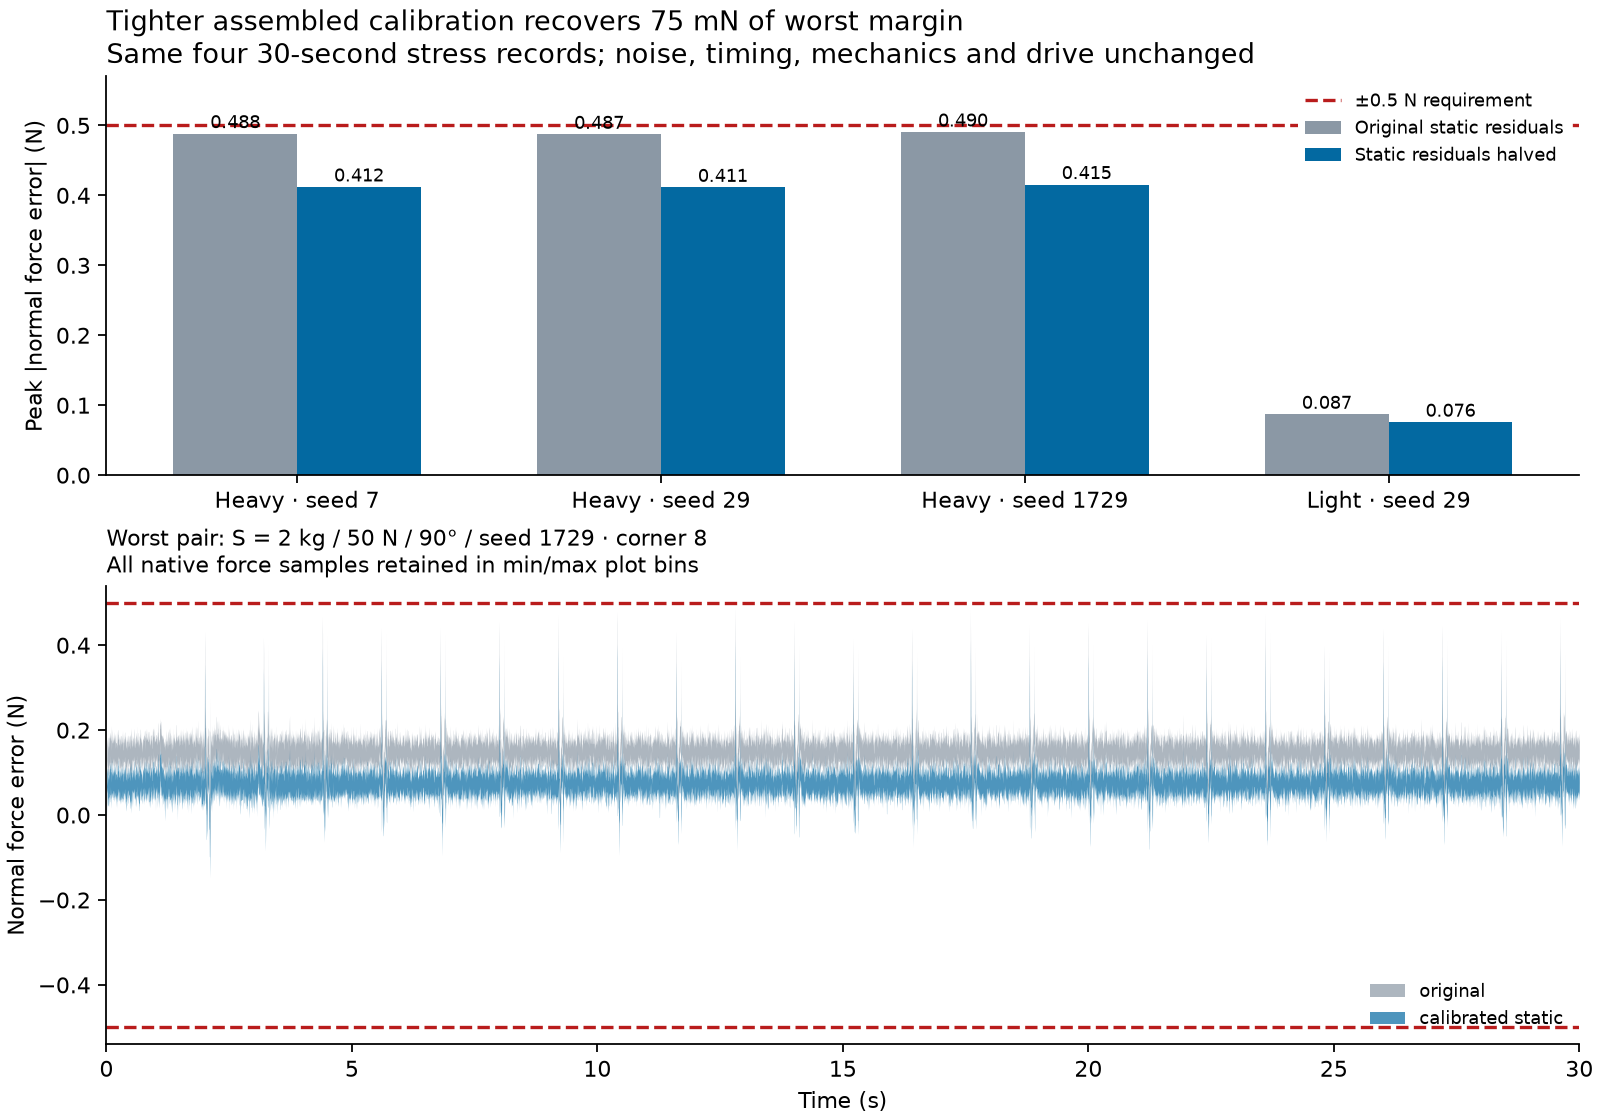

The script that saved this image:
#!/usr/bin/env python3
"""Export paired native calibration results and a portable frozen-input bundle.

No simulation occurs here. Full-history metrics come from executed native rows;
plots use min/max envelopes over every native point in each bin.
"""
from pathlib import Path
import csv
import hashlib
import json
import shutil
import sys

import matplotlib
matplotlib.use("Agg")
import matplotlib.pyplot as plt
import numpy as np
from scipy.io import loadmat

ROOT = Path(__file__).resolve().parent
ORIGINAL = ROOT / "inertial_uncertainty_v8_joint_long"
REFINED = ROOT / "inertial_uncertainty_v8_calibrated_static_long"
OS = "inertial_uncertainty_budget_repeated_20260930"
RS = "inertial_uncertainty_calibrated_static_long_20260930"
PREFIX = ROOT / "inertial_uncertainty_v8_calibration_refinement"
BUNDLE = ROOT / "inertial_uncertainty_v8_portable_inputs"
PROOF = ROOT / "normal_mass_controller_tmpfs_sdi_pilot_20260930_v8_results.json"


def sha(path):
    h = hashlib.sha256()
    with Path(path).open("rb") as stream:
        for block in iter(lambda: stream.read(1024 * 1024), b""):
            h.update(block)
    return h.hexdigest()


def binding(path):
    path = Path(path)
    return dict(file=str(path.relative_to(ROOT)), bytes=path.stat().st_size, sha256=sha(path))


def write_json(path, value):
    path.write_text(json.dumps(value, indent=2) + "\n")


def portable_wrapper(version, phase, prior):
    return f"""function report=run_{version}_long(storageMode)
% Relative-path rerun of the exact recorded recipe. Never use the instrumented
% inspection models as recipe inputs: the recipe adds residual instruments.
assert(~usejava('desktop'),'Run with matlab -batch, not the user desktop.');
if nargin<1,storageMode='tmpfs';end
here=fileparts(mfilename('fullpath'));
privateRoot=fullfile(getenv('HOME'),'.local','state','actuator-model');
if ~isfolder(privateRoot),mkdir(privateRoot);end
recipe=fullfile(here,'{version}','experiments');
addpath(recipe,'-begin');clear qualify_inertial_uncertainty;
out=fullfile(here,'rerun_output','{version}');
report=qualify_inertial_uncertainty(fullfile(here,'source'),out,'{phase}', ...
 fullfile(here,'source','normal_contact_trial_candidate.mat'),'accelerator', ...
 fullfile(here,'data','{prior}'),storageMode);
end
"""


def main(build_bundle=True):
    original_file, refined_file = ORIGINAL / f"{OS}_results.json", REFINED / f"{RS}_results.json"
    original, refined = (json.loads(p.read_text()) for p in (original_file, refined_file))
    assert original["status"] == refined["status"] == "complete"
    assert original["executed"] == refined["executed"] == 4
    assert original["sourceModelSha256"] == refined["sourceModelSha256"]
    assert original["candidateSha256"] == refined["candidateSha256"]
    assert original["sourceStillMatches"] and refined["sourceStillMatches"]
    assert original["privateSourceUnmodified"] and refined["privateSourceUnmodified"]
    assert original["sourceHelpersStillMatch"] and refined["sourceHelpersStillMatch"]
    assert all(g["passed"] and g["staticResidualCount"] == 16 and
               g["physicalAndTimingCoefficientsIdentical"] for g in refined["staticCalibrationGuard"])
    rows = []
    traces = []
    for before, after in zip(original["rows"], refined["rows"]):
        assert all(before[k] == after[k] for k in ("id", "seed", "value", "massS_actual_kg",
                    "reference_N", "angle_deg", "mu", "nativeSamples", "endTime_s",
                    "robotDelay_actual_s", "robotResponse_actual_s", "actualAAcutoff_Hz",
                    "actualPipelineDelay_s", "forceNoiseRms_N", "accelNoiseRms_m_s2", "positionNoiseRms_m"))
        rows.append(dict(caseId=before["id"], priorJointCaseId=before["value"],
                         massS_kg=before["massS_actual_kg"], reference_N=before["reference_N"],
                         orientation_deg=before["angle_deg"], seed=before["seed"],
                         originalPeakError_N=before["peakNormalForceError_N"],
                         calibratedStaticPeakError_N=after["peakNormalForceError_N"],
                         reduction_N=before["peakNormalForceError_N"]-after["peakNormalForceError_N"],
                         originalMargin_N=.5-before["peakNormalForceError_N"],
                         calibratedStaticMargin_N=.5-after["peakNormalForceError_N"],
                         originalPeakTime_s=before["peakNormalForceErrorTime_s"],
                         calibratedStaticPeakTime_s=after["peakNormalForceErrorTime_s"],
                         nativeSamples=before["nativeSamples"], passedOriginal=before["passed"],
                         passedCalibratedStatic=after["passed"]))
        traces.extend([dict(cohort=cohort, caseId=before["id"], **binding(row["nativeTrace"]))
                       for cohort, row in (("original", before), ("calibrated_static", after))])
    with PREFIX.with_suffix(".csv").open("w", newline="") as stream:
        writer = csv.DictWriter(stream, rows[0].keys()); writer.writeheader(); writer.writerows(rows)
    old_worst, new_worst = original["worstNormalForceError_N"], refined["worstNormalForceError_N"]
    summary = dict(status="complete", scope="Paired four30s stress-corner records,24 bumps per record; not a full-range refined uncertainty grid or continuous tolerance box.",
        metric="Maximum absolute true normal force error over all native samples including startup; each record has3000001 points. Contact/travel/current/incomplete and configured spring packing guards apply.",
        sourceModelSha256=original["sourceModelSha256"], candidateSha256=original["candidateSha256"],
        originalResults=binding(original_file), calibratedStaticResults=binding(refined_file),
        preparedConfigurations=binding(refined["preparedConfigurationsFile"]),
        originalInstrumentedModelSha256=original["privateModelSha256"],
        calibratedStaticInstrumentedModelSha256=refined["privateModelSha256"],
        exactExecutedRecipeHashes=dict(original=original["experimentSha256"], calibratedStatic=refined["experimentSha256"]),
        guards=refined["staticCalibrationGuard"], rows=rows, nativeTraces=traces,
        originalWorst_N=old_worst, calibratedStaticWorst_N=new_worst,
        originalMargin_N=.5-old_worst, calibratedStaticMargin_N=.5-new_worst,
        marginRecovered_N=old_worst-new_worst,
        staticTargets=dict(forceBias_N=.01, forceGainFraction=.0005, forceCrossTalkFraction=.0005,
            forceAndAccelFrame_deg=.05, accelerationBias_m_s2=.005, accelerationGainFraction=.0025,
            identifiedSAndBMassGainFraction=.0025, identifiedForceConstantGainFraction=.0025,
            positionGainFraction=.0005, identifiedScanGainFraction=.0005),
        unchanged="Same seed/noise amplitudes, ADC range/quantum, actual and identified AA/pipeline, actual robot mismatch, physical mechanics, identified k/c, controller,100us current response,24V supply and actual physical startup equilibrium. Assembled calibration targets; no improved sensor noise or new part is assumed.",
        prototypeLimit="These calibration residual targets require installed-system verification across load,orientation and temperature. RMS noise and manufacturer factory specifications do not demonstrate this assembled accuracy.")
    write_json(PREFIX.with_suffix(".json"), summary)

    old_plot = loadmat(ORIGINAL / f"{OS}_plot_traces.mat", simplify_cells=True)["plotTraces"]
    new_plot = loadmat(REFINED / f"{RS}_plot_traces.mat", simplify_cells=True)["plotTraces"]
    plt.rcParams.update({"font.size": 10, "axes.spines.top": False, "axes.spines.right": False})
    fig, axes = plt.subplots(2, 1, figsize=(10, 7), constrained_layout=True, gridspec_kw={"height_ratios": [1, 1.15]})
    x = np.arange(4); width = .34
    axes[0].bar(x-width/2, [r["originalPeakError_N"] for r in rows], width, color="#8b98a5", label="Original static residuals")
    axes[0].bar(x+width/2, [r["calibratedStaticPeakError_N"] for r in rows], width, color="#0369a1", label="Static residuals halved")
    axes[0].axhline(.5, color="#b91c1c", linestyle="--", label="±0.5 N requirement")
    axes[0].set_xticks(x, ["Heavy · seed 7", "Heavy · seed 29", "Heavy · seed 1729", "Light · seed 29"])
    axes[0].set_ylabel("Peak |normal force error| (N)"); axes[0].set_ylim(0, .57)
    axes[0].legend(loc="upper right", fontsize=8, frameon=True,
                   facecolor="white", framealpha=1, edgecolor="none")
    axes[0].set_title("Tighter assembled calibration recovers 75 mN of worst margin\nSame four 30-second stress records; noise, timing, mechanics and drive unchanged", loc="left")
    for i, row in enumerate(rows):
        for shift, key in ((-width/2, "originalPeakError_N"), (width/2, "calibratedStaticPeakError_N")):
            axes[0].text(i+shift, row[key]+.008, f"{row[key]:.3f}", ha="center", fontsize=8)
    envelope_files = []
    for cohort, plots, color in (("original", old_plot, "#8b98a5"), ("calibrated_static", new_plot, "#0369a1")):
        plot = plots[2]; ref = plot["row"]["reference_N"]
        low, high = plot["normalForceMinimum_N"]-ref, plot["normalForceMaximum_N"]-ref
        axes[1].fill_between(plot["time_s"], low, high, color=color, alpha=.7, linewidth=0, label=cohort.replace("_", " "))
        chart_path = PREFIX.with_name(PREFIX.name+f"_{cohort}_worst_envelope.csv")
        np.savetxt(chart_path, np.column_stack([plot["time_s"], low, high]), delimiter=",",
                   header="bin_start_s,minimum_normal_error_N,maximum_normal_error_N", comments="")
        envelope_files.append(binding(chart_path))
    axes[1].axhline(.5, color="#b91c1c", linestyle="--"); axes[1].axhline(-.5, color="#b91c1c", linestyle="--")
    axes[1].set(xlim=(0,30), ylim=(-.54,.54), xlabel="Time (s)", ylabel="Normal force error (N)")
    axes[1].set_title("Worst pair: S = 2 kg / 50 N / 90° / seed 1729 · corner 8\nAll native force samples retained in min/max plot bins", loc="left", fontsize=10)
    axes[1].legend(loc="lower right", frameon=False, fontsize=8)
    for suffix in ("svg", "png"):
        fig.savefig(PREFIX.with_suffix("."+suffix), dpi=160)
    plt.close(fig)
    summary["chartData"] = [binding(PREFIX.with_suffix(".csv")), *envelope_files]
    write_json(PREFIX.with_suffix(".json"), summary)

    if not build_bundle:
        manifest_file = BUNDLE / "manifest.json"
        manifest = json.loads(manifest_file.read_text())
        for entry in manifest["files"]:
            if entry["file"].startswith("chart_data/"):
                source = ROOT / Path(entry["file"]).name
                destination = BUNDLE / entry["file"]
                shutil.copyfile(source, destination)
                entry.update(bytes=destination.stat().st_size, sha256=sha(destination))
        manifest["visualReview"] = "Opaque white top legend prevents the requirement line crossing legend text; scientific data unchanged."
        write_json(manifest_file, manifest)
        print("Paired charts and portable chart bindings refreshed; frozen native inputs unchanged.")
        return

    # The portable bundle is an immutable input/recipe snapshot, not another
    # executed cohort. Large native histories remain separately retained.
    BUNDLE.mkdir(exist_ok=False)
    entries = []
    def copy(source, relative, role, expected=None):
        source, destination = Path(source), BUNDLE / relative
        actual = sha(source)
        if expected:
            assert actual == expected, f"Recorded source changed: {source}"
        destination.parent.mkdir(parents=True, exist_ok=True)
        shutil.copyfile(source, destination)
        assert sha(destination) == actual
        entries.append(dict(file=relative, role=role, bytes=destination.stat().st_size, sha256=actual))
    source = Path(original["sourceModel"]).parent
    copy(original["sourceModel"], "source/acf_force_control_normal_trial.slx", "Uninstrumented native source used by both exact recipes", original["sourceModelSha256"])
    copy(original["candidateFile"], "source/normal_contact_trial_candidate.mat", "Explicit final selected nominal candidate", original["candidateSha256"])
    for helper in original["helperSources"]:
        copy(source / "helpers" / helper["file"], "source/helpers/"+helper["file"], "Frozen native preparation/run/metric helper", helper["sha256"])
    for version, report in (("original", original), ("calibrated", refined)):
        copy(report["privateModel"], f"models/{version}_long_instrumented.slx", "Executed instrumented native diagram; inspection only", report["privateModelSha256"])
        copy(report["experimentSnapshot"], f"{version}/experiments/qualify_inertial_uncertainty.m", "Exact executed recipe snapshot", report["experimentSha256"])
        copy(PROOF, f"{version}/validation/{PROOF.name}", "Required storage-only bitwise proof for tmpfs execution", report["storageOnlyProof"]["sha256"])
    for folder, stem in ((ORIGINAL, OS), (REFINED, RS)):
        for suffix in ("results.mat", "results.json", "rows.csv", "plot_traces.mat", "storage_cleanup.json"):
            copy(folder / f"{stem}_{suffix}", "data/"+f"{stem}_{suffix}", "Recorded configurations, scalar metrics or complete-force plot envelope")
    for suffix in ("results.mat", "results.json", "rows.csv"):
        file=ROOT / "inertial_uncertainty_v8_joint" / f"inertial_uncertainty_budget_joint_20260930_{suffix}"
        copy(file, "data/"+file.name, "Prior executed60-corner inputs from which the original4 worst cases were selected")
    copy(refined["preparedConfigurationsFile"], "data/"+Path(refined["preparedConfigurationsFile"]).name, "Four prepared tighter-static configurations frozen before first native simulation", refined["preparedConfigurationsSha256"])
    for p in (PREFIX.with_suffix(".json"), PREFIX.with_suffix(".csv"), PREFIX.with_suffix(".svg"), PREFIX.with_suffix(".png"),
              *[ROOT/e["file"] for e in envelope_files]):
        copy(p, "chart_data/"+p.name, "Paired source-backed chart, scalar data or complete-force envelope")
    for version in ("original", "calibrated"):
        phase = "budget_repeated" if version == "original" else "calibrated_static_long"
        prior = "inertial_uncertainty_budget_joint_20260930_results.mat" if version == "original" else f"{OS}_results.mat"
        wrapper = BUNDLE / f"run_{version}_long.m"
        wrapper.write_text(portable_wrapper(version, phase, prior))
        entries.append(dict(file=wrapper.name, role="Relative-path launch wrapper; invokes unchanged exact recipe", bytes=wrapper.stat().st_size, sha256=sha(wrapper)))
    readme = BUNDLE / "README.md"
    readme.write_text("""# Reproduce the paired calibration records

This folder is portable after ZIP extraction. The two recipes are the exact
snapshots executed for the original and tighter-static four30-second cohorts.
Use the uninstrumented source in `source/`; the instrumented diagrams in
`models/` are retained for inspection and must not be instrumented again.
Selected native full histories remain separately retained; the manifest binds
their original paths and hashes without copying all eight large files here.

Requirements: Linux MATLAB R2026b with Simulink, GNU `sha256sum`, the usual C
compiler for Accelerator, at least12GiB available RAM,10GiB free persistent
storage, and adequate `/dev/shm` capacity. Run only one worker at a time. The
native source, selected parameters, helpers and recipe hashes are bound in
`manifest.json`. Recorded absolute paths in retained JSON are original-host
provenance; the wrappers resolve their actual inputs relative to this folder.

From this extracted folder, with MATLAB on PATH:

```sh
mkdir -p private_preferences
MATLAB_PREFDIR="$PWD/private_preferences" matlab -batch 'run_original_long'
MATLAB_PREFDIR="$PWD/private_preferences" matlab -batch 'run_calibrated_long'
```

Each command calls its exact recipe with explicit source/candidate/prior files,
Accelerator mode and tmpfs SDI. It creates a private clone/cache/code/SDI and
writes new evidence to `rerun_output/original/` or `rerun_output/calibrated/`.
Existing results are never overwritten. The native source/candidate/16 helper
hashes must match the recorded storage-only bitwise proof. Each process restores
its SDI preferences and removes only its own newly created temporary SDI folder.
The source of the second command is the recorded original4 configurations in
`data/`; rerunning the first command is not a prerequisite for the second.

For disk-backed SDI instead, call `run_original_long('disk')` or
`run_calibrated_long('disk')` in a batch expression. Disk versus tmpfs was
qualified as a storage-only, full-history bitwise change for this native source
and candidate; it does not change equations, control, solver or scoring.

The tighter cohort halves exactly16 static residuals. It retains identical
noise amplitudes/seeds, actual and identified AA/pipeline/robot mismatches,
physical mechanics/startup equilibrium and100us current response. The guard
and frozen pre-simulation configurations are in `data/`. Each recording has
3000001 native points and24 bumps; every true-normal-force sample is scored.
The chart CSVs contain all-native min/max force envelopes and complete-history
scalar peaks. These finite pairs do not prove an exhaustive tolerance box,
full-range combined uncertainty, actual hardware calibration or sanding wear.
""")
    entries.append(dict(file=readme.name, role="Portable relative-path rerun instructions and qualification scope", bytes=readme.stat().st_size, sha256=sha(readme)))
    manifest = dict(status="frozen", scope=summary["scope"], sourceModelSha256=summary["sourceModelSha256"],
        candidateSha256=summary["candidateSha256"], exactExecutedRecipeHashes=summary["exactExecutedRecipeHashes"],
        files=entries, representativeFullNativeTraceReferences=[binding(ORIGINAL/f"{OS}_worst_native_trace.mat"), binding(REFINED/f"{RS}_worst_native_trace.mat")],
        allRetainedFullNativeTraceReferences=traces, sourceBoundComparison=str(PREFIX.relative_to(ROOT))+".json",
        launchSemantics=dict(simulationMode="accelerator", storageMode="tmpfs", maxNumCompThreads=2,
                            process="Isolated matlab -batch; private Model Workspace,cache/code/SDI and explicit selected candidate.",
                            originalPhase="budget_repeated", calibratedPhase="calibrated_static_long",
                            guard="Exactly16 static primitives and their declared identified-controller coefficients; all other prepared d fields identical."))
    write_json(BUNDLE / "manifest.json", manifest)
    print(json.dumps(dict(originalWorst_N=old_worst, calibratedStaticWorst_N=new_worst,
                         marginRecovered_N=old_worst-new_worst, bundle=str(BUNDLE), files=len(entries)), indent=2))


if __name__ == "__main__":
    main("--charts-only" not in sys.argv)
